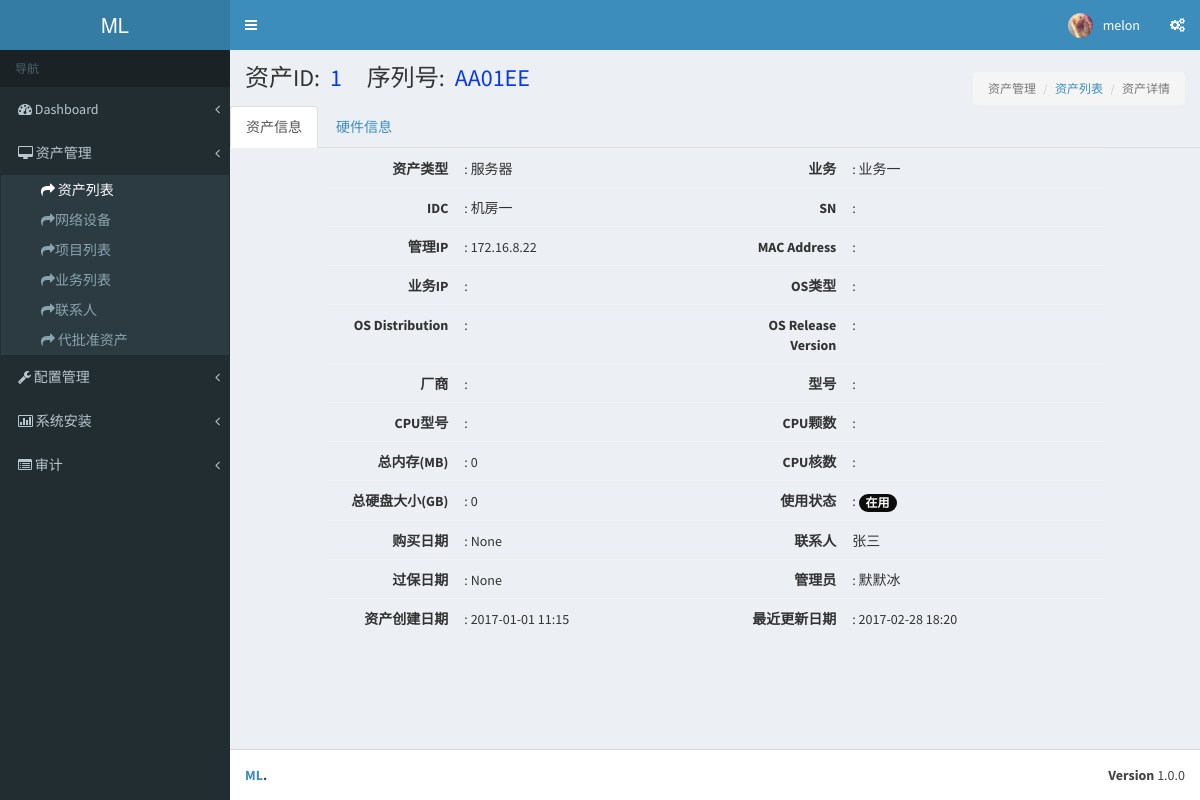
Screenshot of /asset/asset_list/1/ (signed in) with the database file from the repository.
### asset/models.py (models this page shows, shortened)
class Asset(models.Model):
    asset_type_choice = (('server',u'服务器'),
                         ('switch',u'交换机'),
                         ('router',u'路由器'),
                         ('firewall',u'防火墙'),
                         ('storage',u'存储设备'),
                         ('NLB',u'NetScaler'),
                         ('wireless',u'无线AP'),
                         ('software',u'软件资产'),
                         ('others',u'其他类'),)
    asset_type = models.CharField(choices=asset_type_choice,max_length=64,default='server')
    name = models.CharField(u'序列号',max_length=64,unique=True)
    sn = models.CharField(u'资产SN号',max_length=128,unique=True,null=True,blank=True)
    manufactory = models.ForeignKey('Manufactory',verbose_name=u'制造商',null=True,blank=True)
    management_ip = models.GenericIPAddressField(u'管理IP',blank=True,null=True)
    idc = models.ForeignKey('IDC', verbose_name=u'IDC机房', null=True, blank=True)
    idc_jg = models.CharField(max_length=10, verbose_name=u'机柜编号', null=True, blank=True)
    status_type = (
        (1,u'在用'),
        (2,u'停用'),)
    status = models.IntegerField(choices=status_type,default=1,verbose_name=u'使用状态',null=True,blank=True)
    admin = models.ForeignKey('UserProfile', verbose_name=u'资产管理员', null=True, blank=True,default=1)
    linkman = models.ForeignKey('Linkman',verbose_name=u'联系人',null=True,blank=True)
    projectname = models.ForeignKey('Projectname',verbose_name=u'项目名称',null=True,blank=True)
    application = models.ForeignKey('Application', verbose_name=u'业务名称', null=True, blank=True)
    module = models.CharField(u'模块', max_length=64, null=True, blank=True)
    trade_date = models.DateField(u'购买时间',null=True,blank=True)
    expire_date = models.DateField(u'过保修期',null=True,blank=True)
    price = models.FloatField(u'价格',null=True,blank=True)
    memo = models.TextField(u'备注',null=True,blank=True)
    create_date = models.DateTimeField(blank=True,auto_now_add=True)
    update_date = models.DateTimeField(blank=True,auto_now=True)
    class Meta:
        verbose_name = '资产总表'
        verbose_name_plural = '资产总表'

class Application(models.Model):#业务名称
    name = models.CharField(u'业务名称',max_length=64,unique=True)
    memo = models.TextField(u'备注',max_length=128,null=True,blank=True)
    def __unicode__(self):
        return self.name
    class Meta:
        verbose_name = '业务名称'
        verbose_name_plural = '业务名称'

class IDC(models.Model):
    name = models.CharField(u'机房名称',max_length=64,unique=True)
    idc_type = models.CharField(u'机房类型',max_length=20,null=True,blank=True)
    idc_location = models.CharField(u'机房位置',max_length=30,null=True,blank=True)
    idc_contacts = models.CharField(u'联系电话',max_length=30,null=True,blank=True)
    memo = models.TextField(u'备注',max_length=128,null=True,blank=True)
    def __unicode__(self):
        return self.name
    class Meta:
        verbose_name = '机房'
        verbose_name_plural = '机房'

class Linkman(models.Model):
    name = models.CharField(u'姓名', max_length=64, unique=True)
    phone = models.IntegerField(u'手机',null=True,blank=True)
    fixed_phone = models.IntegerField(u'座机',null=True,blank=True)
    department = models.CharField(u'部门', max_length=64,null=True,blank=True)
    email = models.CharField(u'邮箱', max_length=64,null=True,blank=True)
    qq = models.CharField(u'QQ', max_length=64,null=True,blank=True)
    memo = models.TextField(u'备注', max_length=128, null=True, blank=True)
    class Meta:
        verbose_name = u'联系人列表'
        verbose_name_plural = u'联系人列表'
    def __unicode__(self):
        return self.name

class UserProfile(models.Model):
    user = models.OneToOneField(User)
    name = models.CharField(u'姓名',max_length=64,blank=True,null=True)
    token = models.CharField(u'token', max_length=128,default=None,blank=True,null=True)
    department = models.CharField(u'部门', max_length=32,default=None,blank=True,null=True)
    tel = models.CharField(u'座机', max_length=32,default=None,blank=True,null=True)
    mobile = models.CharField(u'手机', max_length=32,default=None,blank=True,null=True)
    memo = models.TextField(u'备注', blank=True,null=True,default=None)
    valid_begin_time = models.DateTimeField(auto_now_add=True)
    valid_end_time = models.DateTimeField(blank=True,null=True)
    def __unicode__(self):
        return self.name
    class Meta:
        verbose_name = u'用户列表'
        verbose_name_plural = u'用户列表'

### asset/views.py (the view)
# urls.py: url(r'^asset_list/(\d+)/$',views.asset_detail,name="asset_detail" ),
@login_required(login_url="/login/")
def asset_detail(request,asset_id):
     if request.method == "GET":
        try:
            asset_obj = models.Asset.objects.get(id=asset_id)
        except ObjectDoesNotExist as e:
            return render(request,'assets/asset_detail.html',{'error':e})
        return render(request,'assets/asset_detail.html',{"asset_obj":asset_obj})

### asset/templatetags/custom_tag.py (called while the page is built)
@register.filter
def sum_size(data_set):
    total_val = sum([i.capacity if i.capacity else 0 for i in data_set])
    return total_val

@register.filter
def list_count(data_set):
    data_count = len([i.capacity if i.capacity else 0 for i in data_set])
    return data_count

@register.filter
def str_time(date): # 时间格式转换
    new_date =  date.strftime("%Y-%m-%d %H:%S")
    return new_date

### templates/assets/asset_detail.html (shortened to what this page needs)
{% extends 'base.html' %}
{% block header-css %}
<link rel="stylesheet" type="text/css" href="/static/plugins/datatables/dataTables.bootstrap.css"/>
<link rel="stylesheet" type="text/css" href="/static/css/melon.css"/>
{% endblock %}
{% load custom_tag %}
{% block page-content-title %}
    {% if not error %}
     资产ID:<span class="asset_det_title">{{ asset_obj.id  }}</span>
     序列号:<span class="asset_det_title">{{ asset_obj.name }}</span>
    {% else %}
     资产不存在！
    {% endif %}
{% endblock %}
{% block page-nav-tab %}
    <ol class="breadcrumb">
        <li class="active">资产管理</li>
        <li><a href="{% url 'asset_list' %}">资产列表</a></li>
        <li class="active">资产详情</li>
    </ol>
{% endblock %}
{% block page-content %}
<div class="tab-base">
    <ul class="nav nav-tabs">
        <li class="active">
            <a data-toggle="tab" href="#tab-asset-info" aria-expanded="true">资产信息</a>
        </li>
        <li class="">
            <a data-toggle="tab" href="#tab-hardware-info" aria-expanded="false">硬件信息</a>
        </li>
    </ul>
    <div class="tab-content">
        <div id="tab-asset-info" class="tab-pane fade active in">
           <table class="asset-info-table table">
               <tr>
                   <td class="col-md-2 bold">资产类型</td>
                   <td class="col-md-4">: {{ asset_obj.get_asset_type_display }}</td>
                   <td class="col-md-2 bold">业务</td>
                   <td class="col-md-4">: {{ asset_obj.application }}</td>
               </tr>
               <tr>
                   <td class="col-md-2 bold">IDC</td>
                   <td class="col-md-4">: {{ asset_obj.idc }}</td>
                   <td class="col-md-2 bold">SN</td>
                   <td class="col-md-4">: {{ asset_obj.sn }}</td>
               </tr>
               <tr>
                   <td class="col-md-2 bold">管理IP</td>
                   <td class="col-md-4">: {{ asset_obj.management_ip }}</td>
                   <td class="col-md-2 bold">MAC Address</td>
                   <td class="col-md-4">:
                   </td>
               </tr>
               <tr>
                   <td class="col-md-2 bold">业务IP</td>
                   <td class="col-md-4">:
                   </td>
                   <td class="col-md-2 bold">OS类型</td>
                   <td class="col-md-4">: {% if asset_obj.server %}{{ asset_obj.server.os_type }} {% else %}{{ asset_obj.networkdevice.firmware }}{% endif %}</td>
               </tr>
               <tr>
                   <td class="col-md-2 bold">OS Distribution</td>
                   <td class="col-md-4">: {{ asset_obj.server.os_distribution }} </td>
                   <td class="col-md-2 bold">OS Release Version</td>
                   <td class="col-md-4">: {{ asset_obj.server.os_release}}</td>
               </tr>
               <tr>
                   <td class="col-md-2 bold">厂商</td>
                   <td class="col-md-4">: {{ asset_obj.manufactory.manufactory }}</td>
                   <td class="col-md-2 bold">型号</td>
                   <td class="col-md-4">: {% if asset_obj.asset_type == 'server' %}{{ asset_obj.server.model }}{% else %}{{ asset_obj.networkdevice.model }}{% endif %}</td>
               </tr>
               <tr>
                   <td class="col-md-2 bold">CPU型号</td>
                   <td class="col-md-4">: {{ asset_obj.cpu.cpu_model }}</td>
                   <td class="col-md-2 bold">CPU颗数</td>
                   <td class="col-md-4">: {{ asset_obj.cpu.cpu_count }}</td>
               </tr>
               <tr>
                   <td class="col-md-2 bold">总内存(MB)</td>
                   <td class="col-md-4">: {{ asset_obj.ram_set.select_related | sum_size }}</td>
                   <td class="col-md-2 bold">CPU核数</td>
                   <td class="col-md-4">: {{ asset_obj.cpu.cpu_core_count }}</td>
               </tr>
               <tr>
                   <td class="col-md-2 bold">总硬盘大小(GB)</td>
                   <td class="col-md-4">: {{ asset_obj.disk_set.select_related | sum_size }}</td>
                   <td class="col-md-2 bold">使用状态</td>
                    {% if asset_obj.status == 1 %}
                        <td class="col-md-4">: <span class="badge badge-use">{{ asset_obj.get_status_display }}</span></td>
                    {% else %}
                        <td class="col-md-4">: <span class="badge badge-stop">{{ asset_obj.get_status_display }}</span></td>
                    {% endif %}
               </tr>
               <tr>
                    <td class="col-md-2 bold">购买日期</td>
                   <td class="col-md-4">: {{ asset_obj.trade_date }}</td>
                   <td class="col-md-2 bold">联系人</td>
                   <td class="col-md-4">{{ asset_obj.linkman }}</td>
               </tr>
               <tr>
                   <td class="col-md-2 bold">过保日期</td>
                   <td class="col-md-4">: {{ asset_obj.expire_date}}</td>
                   <td class="col-md-2 bold">管理员</td>
                   <td class="col-md-4">: {{ asset_obj.admin }}</td>
               </tr>
               <tr>
                   <td class="col-md-2 bold">资产创建日期</td>
                    <td class="col-md-4">: {{ asset_obj.create_date | str_time}}</td>
                   <td class="col-md-2 bold">最近更新日期</td>
                   <td class="col-md-4">: {{ asset_obj.update_date | str_time}}</td>
               </tr>
           </table>
        </div>
    </div>
</div>
{% endblock %}

### templates/base.html (shortened to what this page needs)
<!DOCTYPE html>
<html>
<head>
  <link rel="stylesheet" href="/static/bootstrap/css/bootstrap.min.css">
  <link rel="stylesheet" href="/static/plugins/Font-Awesome/css/font-awesome.min.css">
  <link rel="stylesheet" href="/static/dist/css/AdminLTE.min.css">
  <link rel="stylesheet" href="/static/dist/css/skins/_all-skins.min.css">
  <link rel="stylesheet" type="text/css" href="/static/css/melon.css"/>
{% block header-css %}
{% endblock %}
</head>
<body class="hold-transition skin-blue sidebar-mini">
<div class="wrapper">
  <header class="main-header">
    <a href="/asset/" class="logo">
      <span class="logo-lg"><b></b>ML</span>
    </a>
    <nav class="navbar navbar-static-top">
      <a href="#" class="sidebar-toggle" data-toggle="offcanvas" role="button">
      </a>
      <div class="navbar-custom-menu">
        <ul class="nav navbar-nav">
          <li class="dropdown user user-menu">
            <a href="#" class="dropdown-toggle" data-toggle="dropdown">
              <img src="/static/dist/img/user6.png" class="user-image" alt="User Image">
              <span class="hidden-xs">{{ request.user.username }}</span>
            </a>
          </li>
          <li>
            <a href="#" data-toggle="control-sidebar"><i class="icon-cogs"></i></a>
          </li>
        </ul>
      </div>
    </nav>
  </header>
  <aside class="main-sidebar">
    <section class="sidebar">
      <ul class="sidebar-menu">
        <li class="header">导航</li>
        <li class=" treeview">
          <a href="#">
            <i class="icon-dashboard"></i> <span>Dashboard</span>
            <span class="pull-right-container">
              <i class="icon-angle-left pull-right"></i>
            </span>
          </a>
        </li>
          <li class="treeview">
          <a href="#">
            <i class="icon-desktop"></i> <span>资产管理</span>
            <span class="pull-right-container">
              <i class="icon-angle-left pull-right"></i>
            </span>
          </a>
          <ul class="treeview-menu" style="display: none;">
              <li><a href="{% url 'asset_list' %}"><i class=" icon-share-alt"></i> 资产列表</a></li>
              <li><a href="#"><i class=" icon-share-alt"></i>网络设备</a></li>
              <li><a href="{% url 'project_list' %}"><i class=" icon-share-alt"></i>项目列表</a></li>
              <li><a href="{% url 'business_list' %}"><i class=" icon-share-alt"></i>业务列表</a></li>
              <li><a href="{% url 'asset_linkman' %}"><i class=" icon-share-alt"></i>联系人</a></li>
              <li><a href="{% url 'new_assets_approval' %}"><i class="icon-share-alt"></i> 代批准资产</a></li>
          </ul>
        </li>
        <li class="treeview">
          <a href="#">
            <i class="icon-wrench"></i><span> 配置管理</span>
            <span class="pull-right-container">
              <i class="icon-angle-left pull-right"></i>
            </span>
          </a>
        </li>
        <li class="treeview">
          <a href="#">
            <i class="icon-bar-chart"></i>
            <span>系统安装</span>
            <span class="pull-right-container">
              <i class="icon-angle-left pull-right"></i>
            </span>
          </a>
        </li>
        <li class="treeview">
          <a href="#">
            <i class="icon-list-alt"></i>
            <span>审计</span>
            <span class="pull-right-container">
              <i class="icon-angle-left pull-right"></i>
            </span>
          </a>
        </li>
      </ul>
    </section>
  </aside>
  <div class="content-wrapper">
        <section class="content-header">
          <h1>
              {% block page-content-title %}Your page title{% endblock %}
          </h1>
          <ol class="breadcrumb">
              {% block page-nav-tab %}{% endblock %}
          </ol>
        </section>
      {% block page-content%}
      {% endblock %}
  </div>
  <footer class="main-footer">
    <div class="pull-right hidden-xs">
      <b>Version</b> 1.0.0
    </div>
    <strong><a href="#">ML</a>.</strong>
  </footer>
</div>
</body>
</html>

### static/css/melon.css (style rules this page uses)
a { cursor:pointer; }
.tab-base { margin-top: 15px; }
.bold { font-weight: bold; }
.asset-info-table >tbody>tr>td { padding-top: 10px; }
.asset_det_title { color: #0939E6; margin-left: 10px; margin-right: 20px; }
tbody tr { cursor: default; }
tbody tr td { border: 1px; }
.asset-info-table { width: 80%; margin-left: 10%; }
.asset-info-table .col-md-2 { text-align: right; }
.badge-use { background-color: #0c0c0c; }

### rows the page displays
Asset: id "1", name "AA01EE", asset_type "服务器", application "业务一", idc "机房一", management_ip "172.16.8.22", ram_set.select_related|sum_size "0", disk_set.select_related|sum_size "0", status "在用", trade_date "None", linkman "张三", expire_date "None", admin "默默冰", create_date|str_time "2017-01-01 11:15", update_date|str_time "2017-02-28 18:20"

### other values shown
{{ request.user.username }} "melon"
